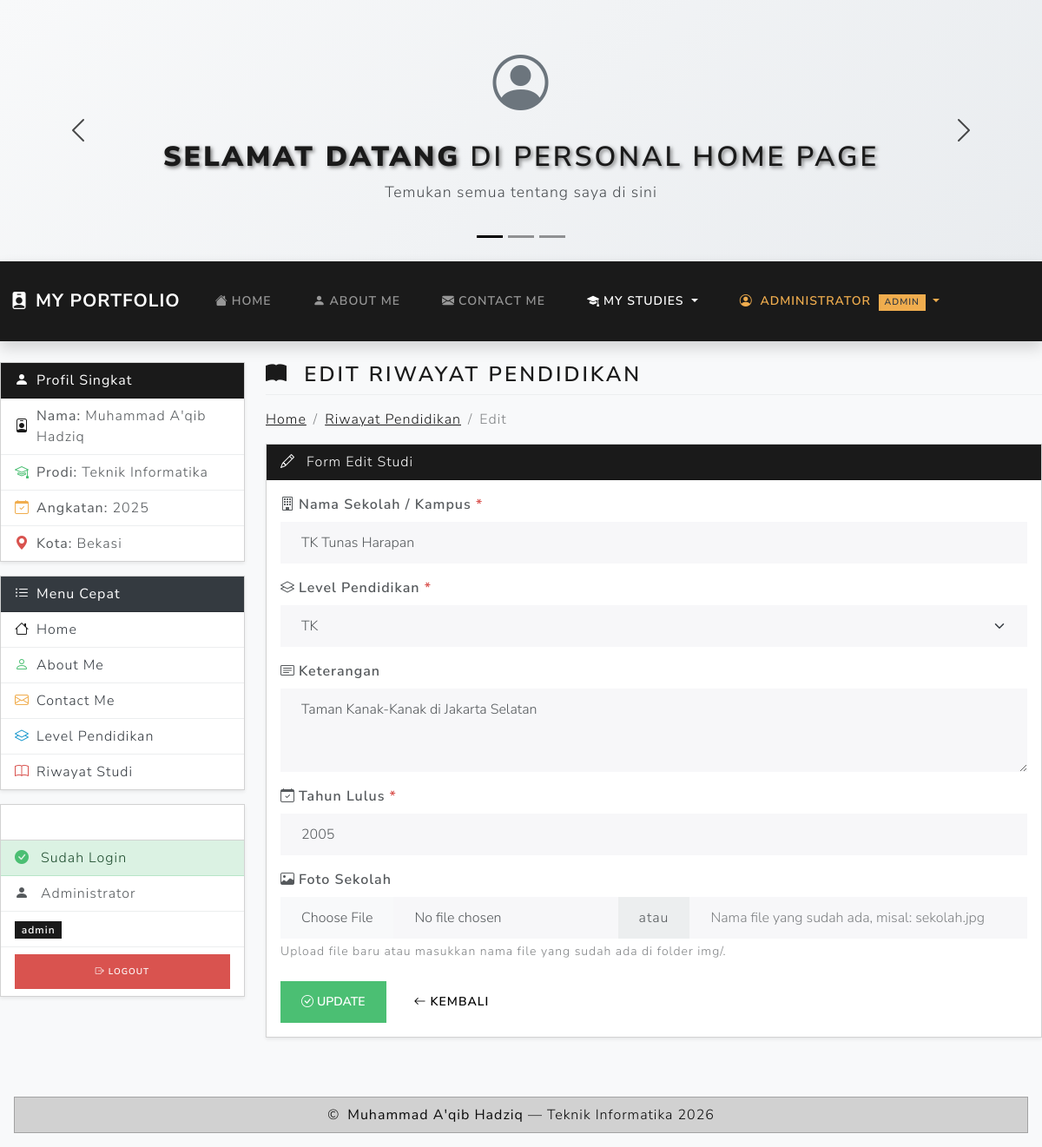
Screenshot of /index.php?hal=studies_form&id=1 (signed in) with the database file from the repository.
### tables this page shows
CREATE TABLE IF NOT EXISTS `studies` (
  `id` int(11) NOT NULL AUTO_INCREMENT,
  `nama` varchar(150) NOT NULL,
  `idlevel` int(11) NOT NULL,
  `keterangan` text DEFAULT NULL,
  `tahun_lulus` year(4) NOT NULL,
  `foto_sekolah` varchar(100) DEFAULT NULL,
  PRIMARY KEY (`id`),
  FOREIGN KEY (`idlevel`) REFERENCES `level`(`id`) ON DELETE CASCADE
);

CREATE TABLE IF NOT EXISTS `level` (
  `id` int(11) NOT NULL AUTO_INCREMENT,
  `nama` varchar(50) NOT NULL,
  PRIMARY KEY (`id`)
);

### models/Studies.php (called while the page is built, shortened)
<?php
class Studies
{
    private $koneksi;
    public function __construct()
    {
        global $dbh;
        $this->koneksi = $dbh;
    }
    public function getStudy($id)
    {
        $sql = "SELECT studies.*, level.nama AS nama_level
                FROM studies
                INNER JOIN level ON level.id = studies.idlevel
                WHERE studies.id = ?";
        $ps = $this->koneksi->prepare($sql);
        $ps->execute([$id]);
        return $ps->fetch(PDO::FETCH_ASSOC);
    }
}
?>

### models/Level.php (called while the page is built, shortened)
<?php
class Level
{
    private $koneksi;
    public function __construct()
    {
        global $dbh;
        $this->koneksi = $dbh;
    }
    public function index()
    {
        return $this->koneksi->query("SELECT * FROM level ORDER BY id ASC");
    }
}
?>

### studies_form.php (the view, shortened to what this page needs)
<?php
$id     = $_GET['id'] ?? null;
$obj    = new Studies();
$objLvl = new Level();
$rs_lvl = $objLvl->index();
$row    = [];
if ($id) {
    $row = $obj->getStudy($id);
}
function val($r, $k) { return isset($r[$k]) ? htmlspecialchars($r[$k]) : ''; }
?>
<div class="mb-4">
  <div class="d-flex align-items-center border-bottom pb-2 mb-3">
    <h3 class="mb-0">
      <i class="bi bi-book-fill text-primary me-2"></i>
      <?= $id ? 'Edit' : 'Tambah' ?> Riwayat Pendidikan
    </h3>
  </div>
  <nav aria-label="breadcrumb" class="mb-3">
    <ol class="breadcrumb">
      <li class="breadcrumb-item"><a href="index.php?hal=home">Home</a></li>
      <li class="breadcrumb-item"><a href="index.php?hal=studies_list">Riwayat Pendidikan</a></li>
      <li class="breadcrumb-item active"><?= $id ? 'Edit' : 'Tambah' ?></li>
    </ol>
  </nav>
  <div class="card shadow-sm">
    <div class="card-header bg-primary text-white">
      <i class="bi bi-<?= $id ? 'pencil' : 'plus-circle' ?> me-2"></i>
      Form <?= $id ? 'Edit' : 'Tambah' ?> Studi
    </div>
    <div class="card-body">
      <form method="POST" action="controller/studiesController.php"
        enctype="multipart/form-data">
        <div class="mb-3">
          <label class="form-label fw-bold">
            <i class="bi bi-building me-1"></i>Nama Sekolah / Kampus <span class="text-danger">*</span>
          </label>
          <input type="text" name="nama" class="form-control"
            value="<?= val($row, 'nama') ?>"
            placeholder="Contoh: SMAN 1 Jakarta, Universitas Indonesia"
            required>
        </div>
        <div class="mb-3">
          <label class="form-label fw-bold">
            <i class="bi bi-layers me-1"></i>Level Pendidikan <span class="text-danger">*</span>
          </label>
          <select name="idlevel" class="form-select" required>
            <?php foreach ($rs_lvl as $lvl): ?>
              <option value="<?= $lvl['id'] ?>"
                <?= (val($row, 'idlevel') == $lvl['id']) ? 'selected' : '' ?>>
                <?= htmlspecialchars($lvl['nama']) ?>
              </option>
            <?php endforeach; ?>
          </select>
        </div>
        <div class="mb-3">
          <label class="form-label fw-bold">
            <i class="bi bi-card-text me-1"></i>Keterangan
          </label>
          <textarea name="keterangan" class="form-control" rows="3"
            placeholder="Ceritakan pengalaman di sini..."><?= val($row, 'keterangan') ?></textarea>
        </div>
        <div class="mb-3">
          <label class="form-label fw-bold">
            <i class="bi bi-calendar-check me-1"></i>Tahun Lulus <span class="text-danger">*</span>
          </label>
          <input type="number" name="tahun_lulus" class="form-control"
            value="<?= val($row, 'tahun_lulus') ?>"
            min="1990" max="<?= date('Y') + 5 ?>"
            placeholder="Contoh: 2022" required>
        </div>
        <div class="mb-3">
          <label class="form-label fw-bold">
            <i class="bi bi-image me-1"></i>Foto Sekolah
          </label>
          <div class="input-group">
            <input type="file" name="foto_sekolah_file" class="form-control"
              accept="image/jpeg,image/png,image/jpg">
            <span class="input-group-text">atau</span>
            <input type="text" name="foto_sekolah" class="form-control"
              value="<?= val($row, 'foto_sekolah') ?>"
              placeholder="Nama file yang sudah ada, misal: sekolah.jpg">
          </div>
          <div class="form-text">Upload file baru atau masukkan nama file yang sudah ada di folder img/.</div>
        </div>
        <div class="d-flex gap-2 pt-2">
          <?php if (!$id): ?>
            <button type="submit" name="proses" value="simpan" class="btn btn-primary">
              <i class="bi bi-save me-1"></i>Simpan
            </button>
          <?php else: ?>
            <button type="submit" name="proses" value="ubah" class="btn btn-success">
              <i class="bi bi-check-circle me-1"></i>Update
            </button>
          <?php endif; ?>
          <a href="index.php?hal=studies_list" class="btn btn-secondary">
            <i class="bi bi-arrow-left me-1"></i>Kembali
          </a>
        </div>
      </form>
    </div>
  </div>
</div>

### index.php (style rules this page uses)
body { background-color: #f8f9fa; }

### rows the page displays
studies: nama "TK Tunas Harapan", idlevel "TK", keterangan "Taman Kanak-Kanak di Jakarta Selatan", tahun_lulus "2005"

### other values shown
$_SESSION['nama'] "ADMINISTRATOR"
$_SESSION['role'] "ADMIN"
$_SESSION['nama'] "Administrator"
$_SESSION['role'] "admin"
